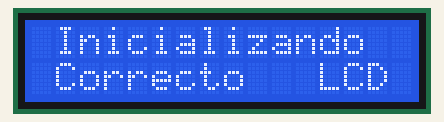
The program below on a simulated Raspberry Pi (BCM pin numbers). Parts: 16×2 character LCD. At 5.2 s the program stops and its outputs stay as they are.

Above: at 0.2 s.
At 5.2 s:
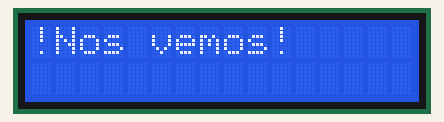

Measured:
- what the display in image 0 shows lasts 5.0 s, from 0.1 s to 5.1 s

The program:

LCD_LIB_16x2.py
```python
#!/usr/bin/python
# -*- encoding: utf-8 -*-

#######################################
# ###     Raúl Caro Pastorino     ### #
## ##                             ## ##
### # https://github.com/fryntiz/ # ###
## ##                             ## ##
# ###       www.fryntiz.es        ### #
#######################################

##############################
##    Importar Librerías    ##
##############################
import time  # Importamos la libreria time --> time.sleep
import RPi.GPIO as GPIO  # Importar librería para controlar hardware GPIO

##############################
##         Variables        ##
##############################
# Definiendo los pines que serán usados
LCD_RS = 7
LCD_E = 17
LCD_D4 = 27
LCD_D5 = 22
LCD_D6 = 23
LCD_D7 = 24

# Carácteres por línea → 16
LCD_WIDTH = 16
LCD_CHR = True
LCD_CMD = False

LINE_1 = 0x80  # LCD dirección en la RAM para la primera línea
LINE_2 = 0xC0  # LCD dirección en la RAM para la segunda línea

# Constantes de tiempo para retraso y actualización
E_PULSE = 0.0005
E_DELAY = 0.0005

# Función para activar los pines GPIO de raspberry
def init_GPIO():
    GPIO.setmode(GPIO.BCM) # Use BCM GPIO numbers
    GPIO.setup(LCD_E, GPIO.OUT) # E
    GPIO.setup(LCD_RS, GPIO.OUT) # RS
    GPIO.setup(LCD_D4, GPIO.OUT) # DB4
    GPIO.setup(LCD_D5, GPIO.OUT) # DB5
    GPIO.setup(LCD_D6, GPIO.OUT) # DB6
    GPIO.setup(LCD_D7, GPIO.OUT) # DB7

def main():
    lcd_init()
    lcd_string(" Inicializando ",LINE_1)
    lcd_string(" Correcto → LCD 16x2 ",LINE_2)
    time.sleep(5)

# Inicializar pantalla LCD
def lcd_init():
    # Activa pines GPIO
    init_GPIO()

    lcd_byte(0x33,LCD_CMD) # 110011 Initialise
    lcd_byte(0x32,LCD_CMD) # 110010 Initialise
    lcd_byte(0x06,LCD_CMD) # 000110 Cursor move direction
    lcd_byte(0x0C,LCD_CMD) # 001100 Display On,Cursor Off, Blink Off
    lcd_byte(0x28,LCD_CMD) # 101000 Data length, number of lines, font size
    lcd_byte(0x01,LCD_CMD) # 000001 Clear display
    time.sleep(E_DELAY)

def lcd_byte(bits, mode):
    # Send byte to data pins
    # bits = data
    # mode = True for character
    #        False for command

    GPIO.output(LCD_RS, mode) # RS

    # High bits
    GPIO.output(LCD_D4, False)
    GPIO.output(LCD_D5, False)
    GPIO.output(LCD_D6, False)
    GPIO.output(LCD_D7, False)
    if bits&0x10==0x10:
        GPIO.output(LCD_D4, True)
    if bits&0x20==0x20:
        GPIO.output(LCD_D5, True)
    if bits&0x40==0x40:
        GPIO.output(LCD_D6, True)
    if bits&0x80==0x80:
        GPIO.output(LCD_D7, True)

    # Toggle 'Enable' pin
    lcd_toggle_enable()

    # Low bits
    GPIO.output(LCD_D4, False)
    GPIO.output(LCD_D5, False)
    GPIO.output(LCD_D6, False)
    GPIO.output(LCD_D7, False)
    if bits&0x01==0x01:
        GPIO.output(LCD_D4, True)
    if bits&0x02==0x02:
        GPIO.output(LCD_D5, True)
    if bits&0x04==0x04:
        GPIO.output(LCD_D6, True)
    if bits&0x08==0x08:
        GPIO.output(LCD_D7, True)

    # Toggle 'Enable' pin
    lcd_toggle_enable()

def lcd_toggle_enable():
    # Toggle enable
    time.sleep(E_DELAY)
    GPIO.output(LCD_E, True)
    time.sleep(E_PULSE)
    GPIO.output(LCD_E, False)
    time.sleep(E_DELAY)

# Función para enviar mensajes al LCD (mensaje, linea)
def lcd_string(message,line):
    message = message.ljust(LCD_WIDTH," ")

    lcd_byte(line, LCD_CMD)

    for i in range(LCD_WIDTH):
        lcd_byte(ord(message[i]),LCD_CHR)

if __name__ == '__main__':

    try:
        main()
    except KeyboardInterrupt:
        pass
    finally:
        lcd_byte(0x01, LCD_CMD)
        lcd_string("!Nos vemos!",LINE_1)
        # Limpiar aunque exista interrupción
        GPIO.cleanup()
```
